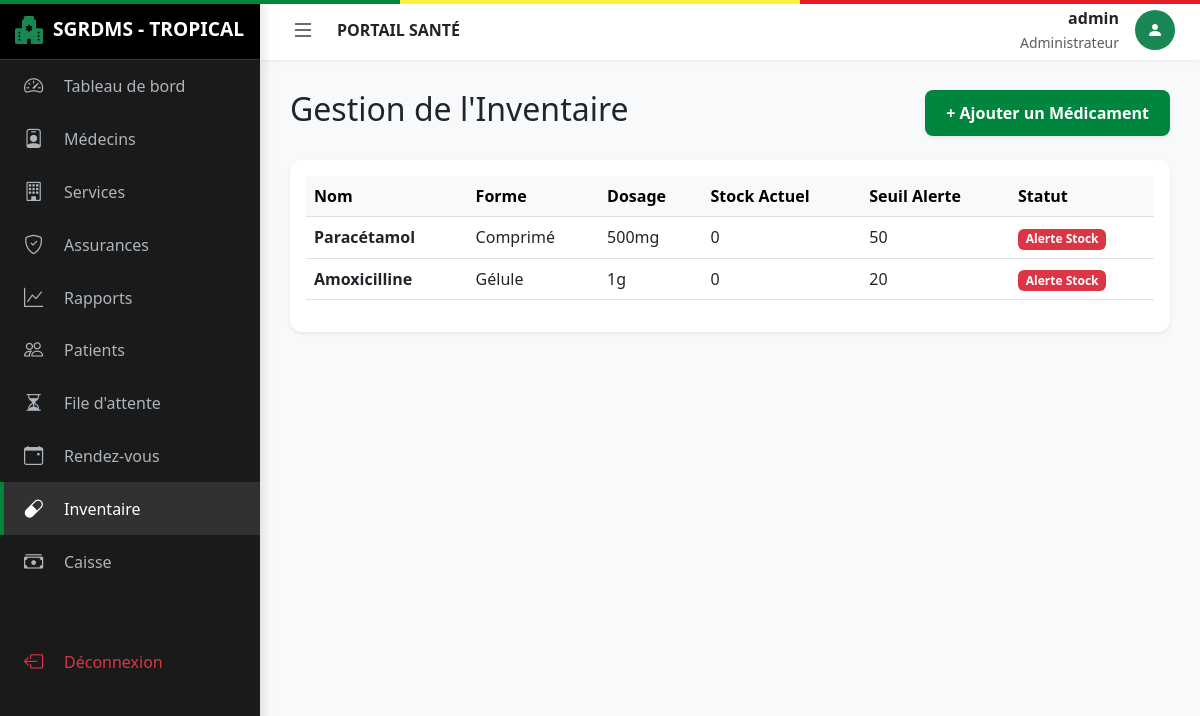
Page /pharmacie/inventaire (signed in) on the committed database.
### app/models.py (models this page shows)
class Utilisateur(db.Model, UserMixin):
    id = db.Column(db.Integer, primary_key=True)
    username = db.Column(db.String(50), unique=True, nullable=False)
    password = db.Column(db.String(100), nullable=False)
    role = db.Column(db.String(20), nullable=False) # Admin, Medecin, Patient, Pharmacien, Receptionniste
    date_creation = db.Column(db.DateTime, default=datetime.utcnow)
    patient_id = db.Column(db.Integer, db.ForeignKey('patient.id'), nullable=True)
    patient = db.relationship('Patient', backref='user', uselist=False)
    medecin_id = db.Column(db.Integer, db.ForeignKey('medecin.id'), nullable=True)
    medecin = db.relationship('Medecin', backref='user', uselist=False)

class Medicament(db.Model):
    id = db.Column(db.Integer, primary_key=True)
    nom_medicament = db.Column(db.String(100), nullable=False)
    forme = db.Column(db.String(50))
    dosage = db.Column(db.String(50))
    seuil_alerte = db.Column(db.Integer, default=10)
    lots = db.relationship('LotMedicament', backref='medicament', lazy=True)

### app/routes.py (the view)
@main.route("/pharmacie/inventaire")
@login_required
def pharmacie_inventaire():
    if current_user.role not in ['Pharmacien', 'Administrateur']: return redirect(url_for('main.dashboard'))
    return render_template('pharmacie.html', medicaments=Medicament.query.all())

### app/__init__.py (called while the page is built)
def create_app(config_class=Config):
    app = Flask(__name__)
    app.config.from_object(Config)
    db.init_app(app)
    bcrypt.init_app(app)
    login_manager.init_app(app)
    from app.routes import main
    app.register_blueprint(main)
    @app.context_processor
    def inject_now():
        from datetime import datetime
        return {'datetime': datetime}
    return app

### app/models.py (called while the page is built)
@login_manager.user_loader
def load_user(user_id):
    return Utilisateur.query.get(int(user_id))

### app/templates/pharmacie.html (shortened to what this page needs)
{% extends "base.html" %}
{% block content %}
<div class="d-flex justify-content-between align-items-center mb-4">
    <h2>Gestion de l'Inventaire</h2>
    <a href="{{ url_for('main.nouveau_medicament') }}" class="btn btn-senegal shadow-sm">+ Ajouter un Médicament</a>
</div>
<div class="card shadow-sm border-0">
    <div class="card-body">
        <table class="table table-hover">
            <thead class="table-light">
                <tr>
                    <th>Nom</th>
                    <th>Forme</th>
                    <th>Dosage</th>
                    <th>Stock Actuel</th>
                    <th>Seuil Alerte</th>
                    <th>Statut</th>
                </tr>
            </thead>
            <tbody>
                {% for med in medicaments %}
                {% set total_stock = 0 %}
                {% for lot in med.lots %}{% set total_stock = total_stock + lot.qte_restante %}{% endfor %}
                <tr>
                    <td><strong>{{ med.nom_medicament }}</strong></td>
                    <td>{{ med.forme }}</td>
                    <td>{{ med.dosage }}</td>
                    <td>{{ total_stock }}</td>
                    <td>{{ med.seuil_alerte }}</td>
                    <td>
                        {% if total_stock <= med.seuil_alerte %}
                            <span class="badge bg-danger">Alerte Stock</span>
                        {% else %}
                            <span class="badge bg-success">En Stock</span>
                        {% endif %}
                    </td>
                </tr>
                {% else %}
                <tr>
                    <td colspan="6" class="text-center text-muted">Aucun médicament en inventaire.</td>
                </tr>
                {% endfor %}
            </tbody>
        </table>
    </div>
</div>
{% endblock %}

### app/templates/base.html (shortened to what this page needs)
<!DOCTYPE html>
<html lang="fr">
<head>
    <link href="https://cdn.jsdelivr.net/npm/bootstrap@5.3.0/dist/css/bootstrap.min.css" rel="stylesheet">
    <link rel="stylesheet" href="https://cdn.jsdelivr.net/npm/bootstrap-icons@1.11.0/font/bootstrap-icons.css">
</head>
<body>
    {% if current_user.is_authenticated %}
    <div id="sidebar">
        <div class="sidebar-header">
            <i class="bi bi-hospital-fill text-success fs-3"></i>
            <span class="logo-text">SGRDMS - TROPICAL</span>
        </div>
            <a href="{{ url_for('main.dashboard') }}" class="menu-item {{ 'active' if request.endpoint == 'main.dashboard' }}">
                <i class="bi bi-speedometer2"></i>
                <span class="menu-text">Tableau de bord</span>
            </a>
            {% if current_user.role == 'Administrateur' %}
            <a href="{{ url_for('main.list_medecins') }}" class="menu-item {{ 'active' if request.endpoint == 'main.list_medecins' }}">
                <i class="bi bi-person-badge"></i>
                <span class="menu-text">Médecins</span>
            </a>
            <a href="{{ url_for('main.list_services') }}" class="menu-item {{ 'active' if request.endpoint == 'main.list_services' }}">
                <i class="bi bi-building"></i>
                <span class="menu-text">Services</span>
            </a>
            <a href="{{ url_for('main.list_assurances') }}" class="menu-item {{ 'active' if request.endpoint == 'main.list_assurances' }}">
                <i class="bi bi-shield-check"></i>
                <span class="menu-text">Assurances</span>
            </a>
            <a href="{{ url_for('main.rapports') }}" class="menu-item {{ 'active' if request.endpoint == 'main.rapports' }}">
                <i class="bi bi-graph-up"></i>
                <span class="menu-text">Rapports</span>
            </a>
            {% endif %}
            {% if current_user.role in ['Administrateur', 'Receptionniste', 'Medecin'] %}
            <a href="{{ url_for('main.list_patients') }}" class="menu-item {{ 'active' if request.endpoint == 'main.list_patients' }}">
                <i class="bi bi-people"></i>
                <span class="menu-text">Patients</span>
            </a>
            {% endif %}
            {% if current_user.role in ['Administrateur', 'Receptionniste'] %}
            <a href="{{ url_for('main.file_attente') }}" class="menu-item {{ 'active' if request.endpoint == 'main.file_attente' }}">
                <i class="bi bi-hourglass-split"></i>
                <span class="menu-text">File d'attente</span>
            </a>
            {% endif %}
            {% if current_user.role not in ['Pharmacien', 'Caissier'] %}
            <a href="{{ url_for('main.list_rdvs') }}" class="menu-item {{ 'active' if request.endpoint == 'main.list_rdvs' }}">
                <i class="bi bi-calendar-event"></i>
                <span class="menu-text">Rendez-vous</span>
            </a>
            {% endif %}
            {% if current_user.role == 'Pharmacien' or current_user.role == 'Administrateur' %}
            <a href="{{ url_for('main.pharmacie_inventaire') }}" class="menu-item {{ 'active' if request.endpoint == 'main.pharmacie_inventaire' }}">
                <i class="bi bi-capsule"></i>
                <span class="menu-text">Inventaire</span>
            </a>
            {% endif %}
            {% if current_user.role in ['Caissier', 'Administrateur'] %}
            <a href="{{ url_for('main.caisse_factures') }}" class="menu-item {{ 'active' if request.endpoint == 'main.caisse_factures' }}">
                <i class="bi bi-cash-stack"></i>
                <span class="menu-text">Caisse</span>
            </a>
            {% endif %}
            <div class="mt-auto pt-5">
                <a href="{{ url_for('main.logout') }}" class="menu-item text-danger">
                    <i class="bi bi-box-arrow-left"></i>
                    <span class="menu-text">Déconnexion</span>
                </a>
            </div>
        </div>
    <div id="main-wrapper">
        <header class="top-navbar">
            <button class="toggle-btn" id="sidebarToggle">
                <i class="bi bi-list"></i>
            </button>
            <div class="ms-3 fw-bold text-uppercase d-none d-md-block">
                {{ title if title else "Portail Santé" }}
            </div>
            <div class="ms-auto d-flex align-items-center">
                <div class="text-end me-3 d-none d-sm-block">
                    <div class="fw-bold">{{ current_user.username }}</div>
                    <small class="text-muted">{{ current_user.role }}</small>
                </div>
                <div class="rounded-circle bg-success text-white d-flex align-items-center justify-content-center" style="width: 40px; height: 40px;">
                    <i class="bi bi-person-fill"></i>
                </div>
            </div>
        </header>
        <main class="content-area">
            {% block content %}{% endblock %}
        </main>
    </div>
    {% else %}
    <div class="content-area p-0">
        {% block auth_content %}{% endblock %}
    </div>
    {% endif %}
</body>
</html>

### app/templates/base.html (style rules this page uses)
:root { --sn-green: #00853f; --sn-yellow: #fdef42; --sn-red: #e31b23; --sidebar-width: 260px; --sidebar-collapsed-width: 70px; --top-nav-height: 60px; --bg-light: #f8f9fa; }
body { background-color: var(--bg-light); overflow-x: hidden; font-family: 'Segoe UI', Tahoma, Geneva, Verdana, sans-serif; }
#sidebar { width: var(--sidebar-width); height: 100vh; position: fixed; left: 0; top: 0; z-index: 1000; background: #1a1a1a; color: white; transition: all 0.3s ease; box-shadow: 4px 0 10px rgba(0,0,0,0.1); }
.sidebar-header { height: var(--top-nav-height); display: flex; align-items: center; padding: 0 15px; border-bottom: 1px solid #333; background: #000; }
.sidebar-header .logo-text { white-space: nowrap; overflow: hidden; font-weight: bold; font-size: 1.2rem; margin-left: 10px; transition: opacity 0.2s; }
.menu-item { padding: 12px 20px; display: flex; align-items: center; color: #adb5bd; text-decoration: none; transition: all 0.2s; border-left: 4px solid transparent; }
.menu-item.active { color: white; background: rgba(255,255,255,0.1); border-left: 4px solid var(--sn-green); }
.menu-item i { font-size: 1.2rem; min-width: 30px; }
.menu-text { margin-left: 10px; white-space: nowrap; transition: opacity 0.2s; }
#main-wrapper { margin-left: var(--sidebar-width); transition: all 0.3s ease; min-height: 100vh; display: flex; flex-direction: column; }
.top-navbar { height: var(--top-nav-height); background: white; display: flex; align-items: center; padding: 0 25px; box-shadow: 0 2px 5px rgba(0,0,0,0.05); position: sticky; top: 0; z-index: 999; }
.toggle-btn { background: none; border: none; font-size: 1.5rem; cursor: pointer; color: #333; }
.content-area { padding: 30px; flex-grow: 1; }
.card { border: none; border-radius: 12px; box-shadow: 0 5px 15px rgba(0,0,0,0.05); transition: transform 0.2s; }
.btn-senegal { background-color: var(--sn-green); color: white; border-radius: 8px; padding: 10px 20px; font-weight: 600; }

### rows in the picture
Utilisateur: username "admin", role "Administrateur"
Medicament: nom_medicament "Paracétamol", forme "Comprimé", dosage "500mg", total_stock "0", seuil_alerte "50", shows "Alerte Stock"
Medicament: nom_medicament "Amoxicilline", forme "Gélule", dosage "1g", total_stock "0", seuil_alerte "20", shows "Alerte Stock"

### other values in the picture
{{ title if title else "Portail Santé" }} "PORTAIL SANTÉ"
